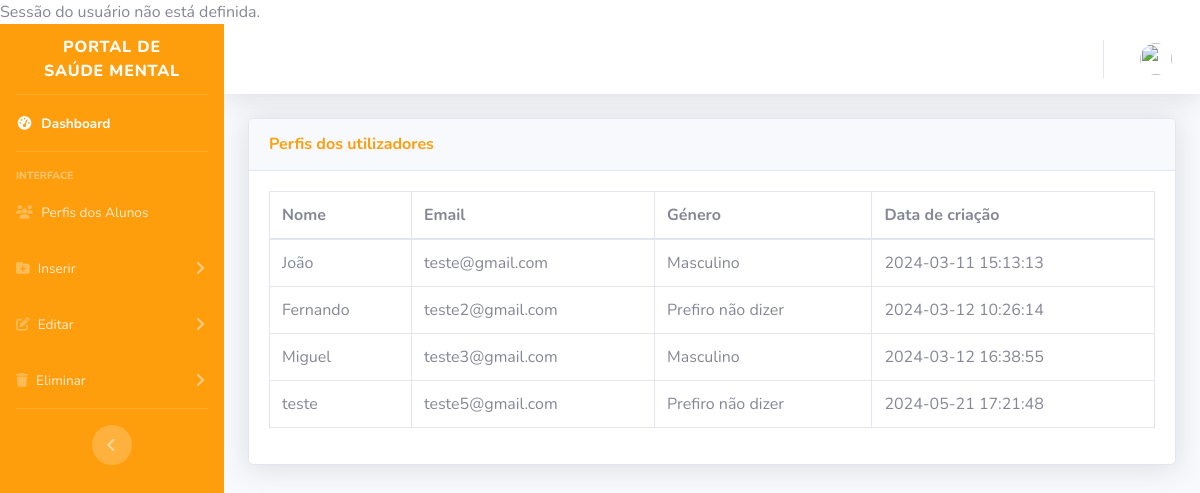
The page /admin/perfis/index.php on the database its author committed.
### tables this page shows
CREATE TABLE `utilizadores` (
  `utilizador_id` int(11) NOT NULL,
  `unique_id` int(255) NOT NULL,
  `nome` varchar(255) NOT NULL,
  `email` varchar(255) NOT NULL,
  `password` varchar(255) NOT NULL,
  `genero` tinyint(1) NOT NULL,
  `img_perfil` mediumtext NOT NULL,
  `admin` tinyint(1) NOT NULL,
  `data_criacao` datetime NOT NULL
);

### admin/perfis/index.php (the view, shortened to what this page needs)
<?php
require_once ("../../conn/conn.php");
?>
<!DOCTYPE html>
<html lang="en">
<head>
  <link href="../vendor/fontawesome-free/css/all.min.css" rel="stylesheet" type="text/css">
  <link href="../css/sb-admin-2.min.css" rel="stylesheet">
</head>
<body id="page-top">
  <div id="wrapper">
    <ul class="navbar-nav bg-gradient-primary sidebar sidebar-dark accordion" id="accordionSidebar">
      <div class="sidebar-brand d-flex align-items-center justify-content-center" href="">
        <div class="sidebar-brand-text mx-3">Portal de Saúde Mental</div>
      </div>
      <hr class="sidebar-divider my-0">
      <li class="nav-item active">
        <a class="nav-link" href="..">
          <i class="fas fa-fw fa-tachometer-alt"></i>
          <span>Dashboard</span></a>
      </li>
      <hr class="sidebar-divider">
      <div class="sidebar-heading">
        Interface
      </div>
      <li class="nav-item">
        <a class="nav-link" href="">
          <i class="fas fa-users"></i>
          <span>Perfis dos Alunos</span></a>
      </li>
      <li class="nav-item">
        <a class="nav-link collapsed" href="#" data-toggle="collapse" data-target="#collapseInserir"
          aria-expanded="true" aria-controls="collapseInserir">
          <i class="fas fa-folder-plus"></i>
          <span>Inserir</span>
        </a>
      </li>
      <li class="nav-item">
        <a class="nav-link collapsed" href="#" data-toggle="collapse" data-target="#collapseEditar" aria-expanded="true"
          aria-controls="collapseEditar">
          <i class="fas fa-edit"></i>
          <span>Editar</span>
        </a>
      </li>
      <li class="nav-item">
        <a class="nav-link collapsed" href="#" data-toggle="collapse" data-target="#collapseEliminar"
          aria-expanded="true" aria-controls="collapseEliminar">
          <i class="fas fa-trash"></i>
          <span>Eliminar</span>
        </a>
      </li>
      <hr class="sidebar-divider d-none d-md-block">
      <div class="text-center d-none d-md-inline">
        <button class="rounded-circle border-0" id="sidebarToggle"></button>
      </div>
    </ul>
    <div id="content-wrapper" class="d-flex flex-column">
      <div id="content">
        <nav class="navbar navbar-expand navbar-light bg-white topbar mb-4 static-top shadow">
          <ul class="navbar-nav ml-auto">
            <li class="nav-item dropdown no-arrow">
              <a class="nav-link dropdown-toggle" href="#" id="userDropdown" role="button" data-toggle="dropdown"
                aria-haspopup="true" aria-expanded="false">
                <img class="img-profile rounded-circle" src="../../areacliente/registo/imgs/<?php if (
                  !empty($row["img_perfil"])
                ) {
                  echo $row["img_perfil"];
                } else {
                  echo "../teste.jpeg";
                } ?>">
              </a>
            </li>
          </ul>
        </nav>
        <div class="container-fluid">
          <div class="card shadow mb-4">
            <div class="card-header py-3">
              <h6 class="m-0 font-weight-bold text-primary">Perfis dos utilizadores
              </h6>
            </div>
            <div class="card-body">
              <div class="table-responsive">
                <?php
                $query = "SELECT * FROM utilizadores WHERE admin=0";
                $query_run = mysqli_query($conn, $query);
                ?>
                <table class="table table-bordered" id="dataTable" width="100%" cellspacing="0">
                  <thead>
                    <tr>
                      <th>Nome</th>
                      <th>Email</th>
                      <th>Género</th>
                      <th>Data de criação</th>
                    </tr>
                  </thead>
                  <tbody>
                    <?php
                    if (mysqli_num_rows($query_run) > 0) {
                      while ($row = mysqli_fetch_assoc($query_run)) {
                        ?>
                        <tr>
                          <td>
                            <?php echo $row['nome']; ?>
                          </td>
                          <td>
                            <?php echo $row['email']; ?>
                          </td>
                          <td>
                            <?php
                            if ($row['genero'] == 1) {
                              echo 'Masculino';
                            } elseif ($row['genero'] == 2) {
                              echo 'Feminino';
                            } else {
                              echo 'Prefiro não dizer';
                            } ?>
                          </td>
                          <td>
                            <?php echo $row['data_criacao']; ?>
                          </td>
                        </tr>
                        <?php
                      }
                    } else {
                      echo "No Record Found";
                    }
                    ?>
                  </tbody>
                </table>
              </div>
            </div>
          </div>
        </div>
      </div>
</body>
</html>

### rows shown on the page
utilizadores: nome "João", email "teste@gmail.com", genero "Masculino", data_criacao "2024-03-11 15:13:13"
utilizadores: nome "Fernando", email "teste2@gmail.com", genero "Prefiro não dizer", data_criacao "2024-03-12 10:26:14"
utilizadores: nome "Miguel", email "teste3@gmail.com", genero "Masculino", data_criacao "2024-03-12 16:38:55"
utilizadores: nome "teste", email "teste5@gmail.com", genero "Prefiro não dizer", data_criacao "2024-05-21 17:21:48"
